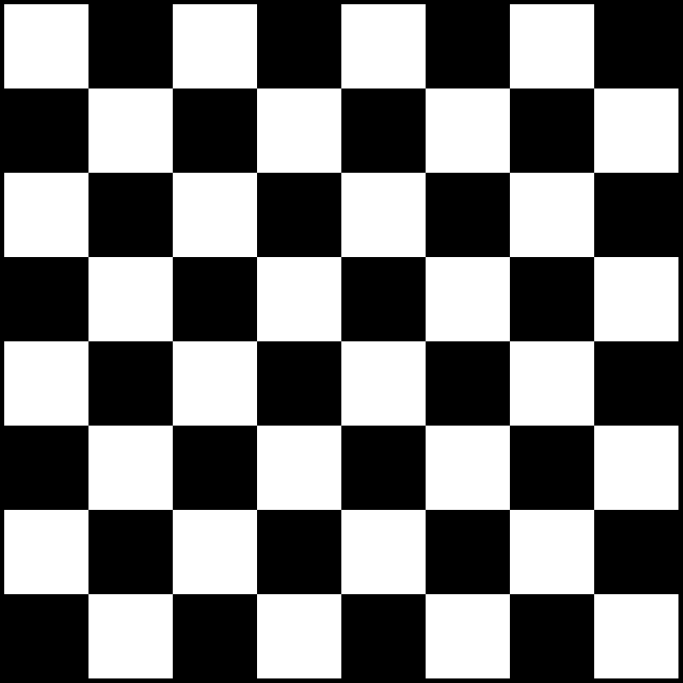
#> input picture PerspectiveTransform/chess/board.png, 2048 x 2048 px (shown at 1/3 size); its folder holds only this picture in this run
$ python chess0117.py
#> lines starting #> are read from the running program, lines starting #| are printed output that depends on the picture; after the words box and inside, x2 and y2 are one past the last pixel; in counts of white or black regions, pixels touching at a corner belong together
import numpy as np
import cv2
import glob
# termination criteria
criteria = (cv2.TERM_CRITERIA_EPS + cv2.TERM_CRITERIA_MAX_ITER, 30, 0.001)
# prepare object points, like (0,0,0), (1,0,0), (2,0,0) ....,(6,5,0)
objp = np.zeros((6*7,3), np.float32)
objp[:,:2] = np.mgrid[0:7,0:6].T.reshape(-1,2)
# Arrays to store object points and image points from all the images.
objpoints = [] # 3d point in real world space
imgpoints = [] # 2d points in image plane.
images = glob.glob('chess/*.png')
print(images)

for fname in images:
    img = cv2.imread(fname)
#> img is the input picture: shape (2048, 2048, 3); min 0, max 255, mean 124.4
    gray = cv2.cvtColor(img, cv2.COLOR_BGR2GRAY)

    # Color-segmentation to get binary mask
    lwr = np.array([0, 0, 143])
    upr = np.array([179, 61, 252])
    hsv = cv2.cvtColor(img, cv2.COLOR_BGR2HSV)
#> hsv: shape (2048, 2048, 3); mean H, S, V 0, 0, 124.4
    msk = cv2.inRange(hsv, lwr, upr)
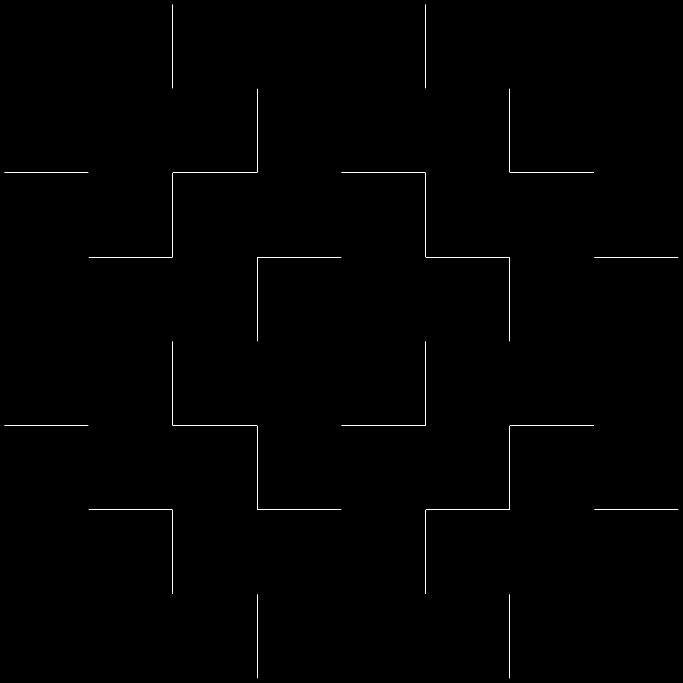
#> msk: shape (2048, 2048) (shown at 1/3 size); 0.19% white in thin lines or dots

    krn = cv2.getStructuringElement(cv2.MORPH_RECT, (50, 30))
    dlt = cv2.dilate(msk, krn, iterations=5)
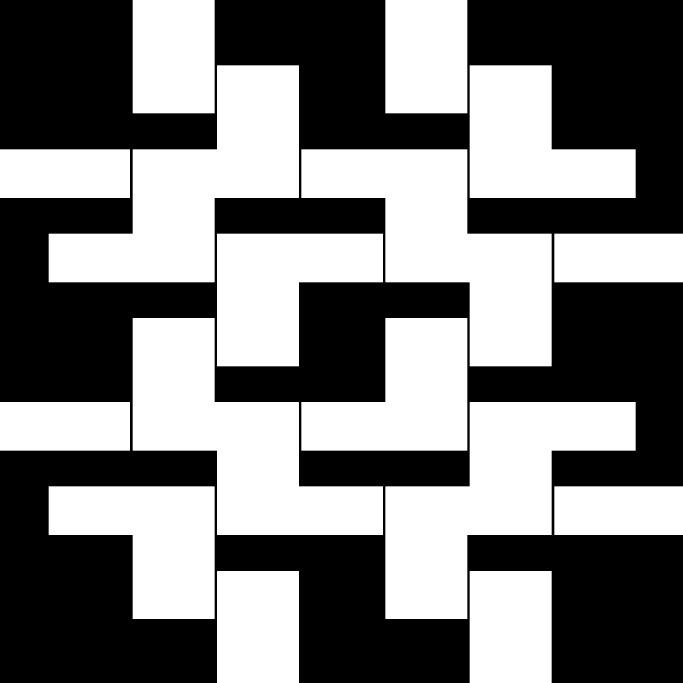
#> dlt: shape (2048, 2048) (shown at 1/3 size); 48.5% white; 16 white regions, largest, box (x1, y1, x2, y2) and area: (904, 448, 1655, 1099) 233875, (398, 954, 1149, 1605) 233875, (146, 196, 897, 847) 233874
    res = 255 - cv2.bitwise_and(dlt, msk)
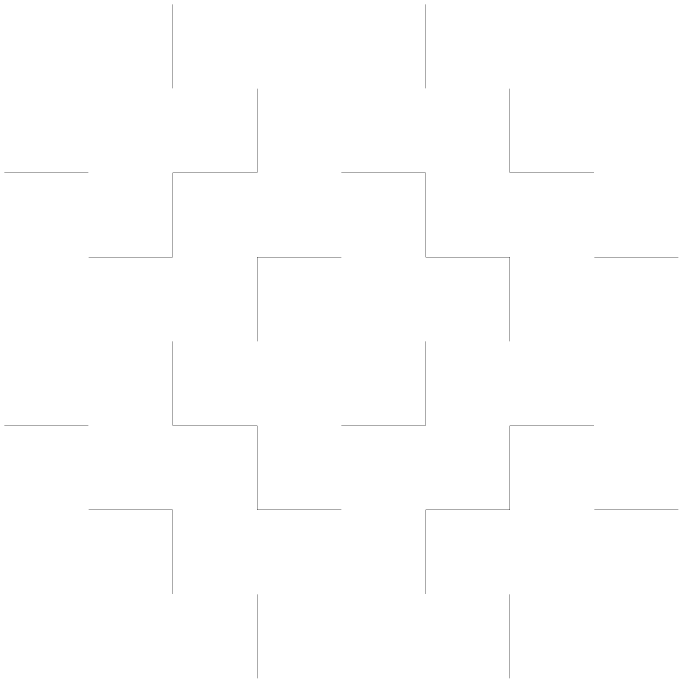
#> res: shape (2048, 2048) (shown at 1/3 size); 99.8% white; black in thin lines or dots
    res = np.uint8(res)

    # Find the chess board corners
    cv2.imshow("gray", res)
    cv2.waitKey(0)
    ret, corners = cv2.findChessboardCorners(res, (5,5), None)
#> ret = False; corners = None
    # If found, add object points, image points (after refining them)
    if ret == True:
        print("true")
        objpoints.append(objp)
        corners2 = cv2.cornerSubPix(gray,corners, (11,11), (-1,-1), criteria)
        imgpoints.append(corners2)
        # Draw and display the corners
        cv2.drawChessboardCorners(img, (4,4), corners2, ret)
        cv2.imshow('img', img)
        cv2.waitKey(500)
cv2.destroyAllWindows()
